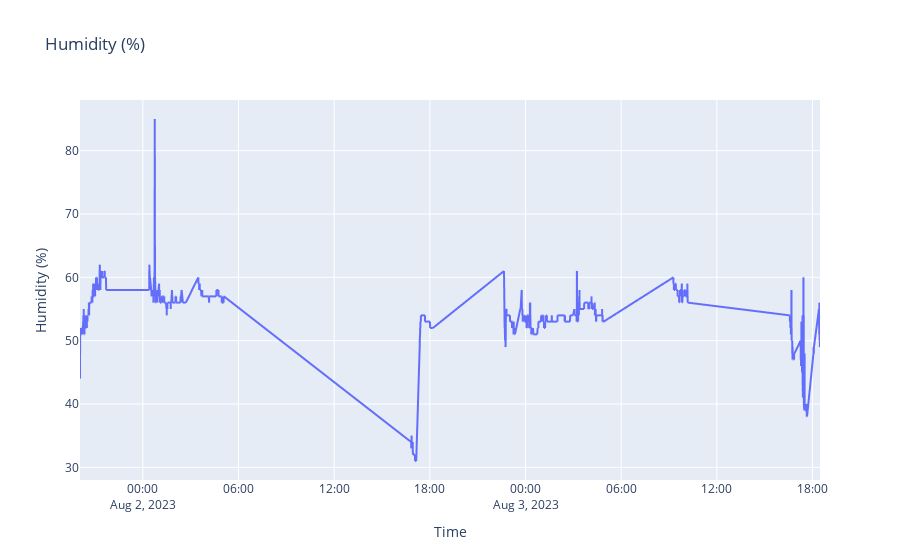

Notebook code for this chart:
### Code cell
# Plot visualizations

fig = df.plot(x="Time", y="Humidity (%)", title='Humidity (%)')
fig.show()

### Figure 1 — Plotly figure (JSON) as saved in the notebook; plotly's stock layout.template omitted (floating-point values rounded to 4 significant figures; data arrays with more than 128 entries replaced by an {"elided": "..."} marker saying what was removed)
{"data": [{"hovertemplate": "Time=%{x}<br>Humidity (%)=%{y}<extra></extra>", "legendgroup": "", "line": {"color": "#636efa", "dash": "solid"}, "marker": {"symbol": "circle"}, "mode": "lines", "name": "", "showlegend": false, "type": "scattergl", "x": {"elided": "5069 str values"}, "xaxis": "x", "y": {"elided": "5069 int values"}, "yaxis": "y"}], "layout": {"legend": {"tracegroupgap": 0}, "title": {"text": "Humidity (%)"}, "xaxis": {"anchor": "y", "domain": [0, 1], "title": {"text": "Time"}}, "yaxis": {"anchor": "x", "domain": [0, 1], "title": {"text": "Humidity (%)"}}}}
